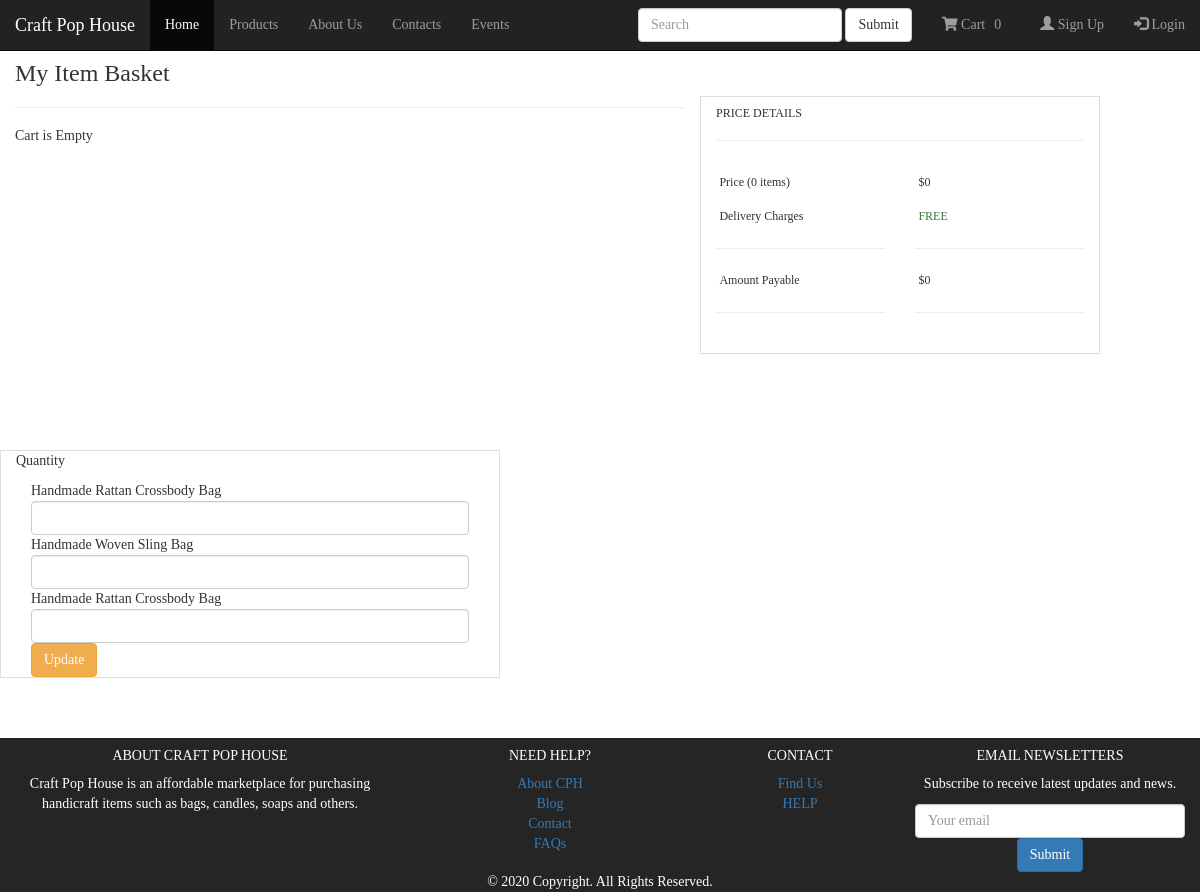
Page /cart.php on the earlier database version.
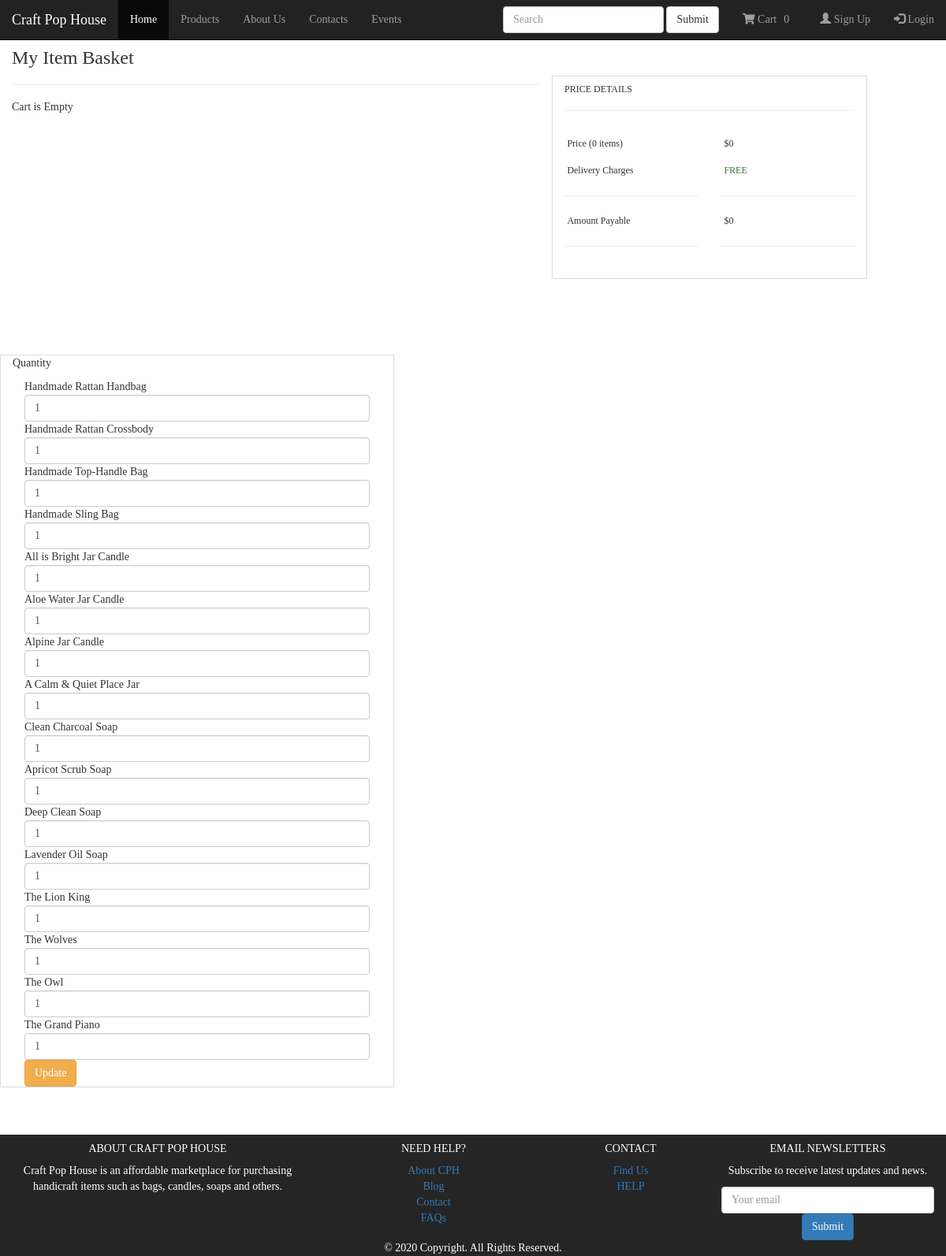
Same page on the later database version.
### tables this page shows
CREATE TABLE `products` (
  `product_id` int(11) NOT NULL,
  `product_category_id` int(11) NOT NULL,
  `product_title` text NOT NULL,
  `product_img` text NOT NULL,
  `product_price` text NOT NULL,
  `product_quantity` int(100) NOT NULL,
  `product_description` text NOT NULL
);

### cart.php (the view, shortened to what this page needs)
<?php
	require_once("function.php");
	?>
<!DOCTYPE html>
<html lang="en">
<head>
	<link rel="stylesheet" type="text/css" href="styles/cart.css">
    <link rel="stylesheet" href="https://maxcdn.bootstrapcdn.com/bootstrap/3.4.1/css/bootstrap.min.css">
    <link rel="stylesheet" href="https://cdnjs.cloudflare.com/ajax/libs/font-awesome/5.8.2/css/all.css" />
</head>
<body class="bg-light">
	<?php
		include "includes/nav_header.php";
	?>
	<div class="container-fluid">
		<div class="row px-5">
			<div class="col-md-7">
				<div class="shopping-cart">
					<h3>My Item Basket</h3>
					<hr>
					<?php
					$total = 0;
					if (isset($_SESSION['cart'])){
						$product_id = array_column($_SESSION['cart'], 'product_id');
						$item_quantity = array_column($_SESSION['cart'], 'item_quantity');
						$product_price = array_column($_SESSION['cart'], 'product_price');
						$product_name = array_column($_SESSION['cart'], 'item_name');
						$get_product= "select * from products";
						$run_products= mysqli_query($connection,$get_product);
						while($row_products = mysqli_fetch_assoc($run_products))
						{
							foreach ($product_id as $id){
								if ($row_products['product_id'] == $id){
									cartElement($row_products['product_img'], $row_products['product_title'],$row_products['product_price'], $row_products['product_id']);
								}
							}
						}
						foreach($_SESSION["cart"] as $key => $value)
						{
							$total = $total + ($value["item_quantity"] * $value["product_price"]);
						}
					}
					else{
						echo "<h5>Cart is Empty</h5>";
					}
					?>
				</div>
			</div>
			<div class="details col-md-4 offset-md-1 table-bordered mt-5 bg-white h-25">
				<div class="pt-4">
					<h6>PRICE DETAILS</h6>
					<hr>
					<div class="row price-details">
						<div class="col-md-6">
							<?php
								if (isset($_SESSION['cart'])){
									$count  = count($_SESSION['cart']);
									echo "<h6>Price ($count items)</h6>";
								}else{
									echo "<h6>Price (0 items)</h6>";
								}
							?>
							<h6>Delivery Charges</h6>
							<hr>
							<h6>Amount Payable</h6>
							<hr>
							<br>
						</div>
						<div class="col-md-6">
							<h6>$<?php echo $total; ?></h6>
							<h6 class="text-success">FREE</h6>
							<hr>
							<h6>$<?php echo $total;?></h6>
							<hr>
						</div>
					</div>
				</div>
			</div>
			<div class="details col-md-5 offset-md-1 table-bordered mt-5 bg-white h-25">
				<p> Quantity </p>
				<div class="pt-4">
				<form action="cart.php" method="POST">
					<div class="col-md-12">
						<?php
							$connection = mysqli_connect('localhost','root','','cph');
							$get_products = "select * from products";
							$run_products = mysqli_query($connection,$get_products);
							while($row_products = mysqli_fetch_array($run_products))
							{
								$product_quantity = $row_products['product_quantity'];
								$product_name = $row_products['product_title'];
								echo $product_name;
								echo "<input class='form-control w-25 d-inline' type='text' name='updateQty' value='$product_quantity'>";
							}
						?>
						<input type='submit' name='update' value='Update' class='btn btn-warning'>
					</div>
				</form>
				</div>
			</div>
		</div>
	</div>
	<?php
		include "includes/footer.php";
	?>
</body>
</html>

Differences in the rows shown:
removed products: product_title "Handmade Rattan Crossbody Bag"
removed products: product_title "Handmade Woven Sling Bag"
removed products: product_title "Handmade Rattan Crossbody Bag"
added products: product_title "Handmade Rattan Handbag", updateQty "1"
added products: product_title "Handmade Rattan Crossbody", updateQty "1"
added products: product_title "Handmade Top-Handle Bag", updateQty "1"
added products: product_title "Handmade Sling Bag", updateQty "1"
added products: product_title "All is Bright Jar Candle", updateQty "1"
added products: product_title "Aloe Water Jar Candle", updateQty "1"
added products: product_title "Alpine Jar Candle", updateQty "1"
added products: product_title "A Calm & Quiet Place Jar", updateQty "1"
added products: product_title "Clean Charcoal Soap", updateQty "1"
added products: product_title "Apricot Scrub Soap", updateQty "1"
added products: product_title "Deep Clean Soap", updateQty "1"
added products: product_title "Lavender Oil Soap", updateQty "1"
added products: product_title "The Lion King", updateQty "1"
added products: product_title "The Wolves", updateQty "1"
added products: product_title "The Owl", updateQty "1"
added products: product_title "The Grand Piano", updateQty "1"
